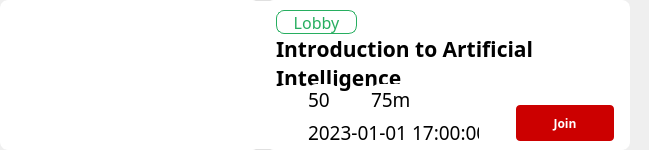
<?xml version="1.0" encoding="UTF-8"?>
<ui version="4.0">
 <class>RoomItem</class>
 <widget class="QWidget" name="RoomItem">
  <property name="geometry">
   <rect>
    <x>0</x>
    <y>0</y>
    <width>649</width>
    <height>150</height>
   </rect>
  </property>
  <property name="minimumSize">
   <size>
    <width>632</width>
    <height>150</height>
   </size>
  </property>
  <property name="maximumSize">
   <size>
    <width>16777215</width>
    <height>300</height>
   </size>
  </property>
  <property name="windowTitle">
   <string>Form</string>
  </property>
  <property name="styleSheet">
   <string notr="true"/>
  </property>
  <widget class="QWidget" name="widget_3" native="true">
   <property name="geometry">
    <rect>
     <x>0</x>
     <y>0</y>
     <width>630</width>
     <height>150</height>
    </rect>
   </property>
   <property name="styleSheet">
    <string notr="true">#widget_3  {
	border: 1px solid rgb(224, 224, 224);
}
QWidget {
	background-color: #fff;
	border-radius: 8px;
}</string>
   </property>
   <layout class="QHBoxLayout" name="horizontalLayout">
    <property name="leftMargin">
     <number>0</number>
    </property>
    <property name="topMargin">
     <number>0</number>
    </property>
    <property name="rightMargin">
     <number>0</number>
    </property>
    <property name="bottomMargin">
     <number>0</number>
    </property>
    <item>
     <widget class="QWidget" name="widget_2" native="true">
      <property name="enabled">
       <bool>true</bool>
      </property>
      <property name="sizePolicy">
       <sizepolicy hsizetype="Preferred" vsizetype="Preferred">
        <horstretch>5</horstretch>
        <verstretch>0</verstretch>
       </sizepolicy>
      </property>
      <property name="maximumSize">
       <size>
        <width>16777215</width>
        <height>16777215</height>
       </size>
      </property>
      <property name="styleSheet">
       <string notr="true">border: none;</string>
      </property>
      <widget class="QLabel" name="label">
       <property name="geometry">
        <rect>
         <x>60</x>
         <y>0</y>
         <width>151</width>
         <height>151</height>
        </rect>
       </property>
       <property name="styleSheet">
        <string notr="true">background-color: none;</string>
       </property>
       <property name="text">
        <string/>
       </property>
       <property name="pixmap">
        <pixmap resource="resource.qrc">:/img/img/exam.png</pixmap>
       </property>
       <property name="scaledContents">
        <bool>true</bool>
       </property>
      </widget>
     </widget>
    </item>
    <item>
     <widget class="QWidget" name="widget" native="true">
      <property name="sizePolicy">
       <sizepolicy hsizetype="Preferred" vsizetype="Preferred">
        <horstretch>7</horstretch>
        <verstretch>0</verstretch>
       </sizepolicy>
      </property>
      <property name="styleSheet">
       <string notr="true"/>
      </property>
      <widget class="QLabel" name="nameLabel">
       <property name="geometry">
        <rect>
         <x>10</x>
         <y>34</y>
         <width>341</width>
         <height>61</height>
        </rect>
       </property>
       <property name="font">
        <font>
         <family>Source Sans 3</family>
         <pointsize>16</pointsize>
         <weight>75</weight>
         <bold>true</bold>
         <stylestrategy>PreferAntialias</stylestrategy>
         <kerning>false</kerning>
        </font>
       </property>
       <property name="text">
        <string>Introduction to Artificial Intelligence</string>
       </property>
       <property name="alignment">
        <set>Qt::AlignLeading|Qt::AlignLeft|Qt::AlignTop</set>
       </property>
       <property name="wordWrap">
        <bool>true</bool>
       </property>
      </widget>
      <widget class="QLabel" name="label_3">
       <property name="geometry">
        <rect>
         <x>10</x>
         <y>10</y>
         <width>81</width>
         <height>24</height>
        </rect>
       </property>
       <property name="font">
        <font>
         <family>Source Sans 3</family>
         <pointsize>12</pointsize>
        </font>
       </property>
       <property name="autoFillBackground">
        <bool>false</bool>
       </property>
       <property name="styleSheet">
        <string notr="true">border:1px solid rgb(39, 174, 96);
color: rgb(39, 174, 96);
border-radius: 8px;</string>
       </property>
       <property name="text">
        <string>Lobby</string>
       </property>
       <property name="alignment">
        <set>Qt::AlignCenter</set>
       </property>
      </widget>
      <widget class="QLabel" name="label_4">
       <property name="geometry">
        <rect>
         <x>10</x>
         <y>85</y>
         <width>28</width>
         <height>30</height>
        </rect>
       </property>
       <property name="text">
        <string/>
       </property>
       <property name="pixmap">
        <pixmap resource="resource.qrc">:/img/img/group.svg</pixmap>
       </property>
       <property name="scaledContents">
        <bool>true</bool>
       </property>
      </widget>
      <widget class="QLabel" name="label_6">
       <property name="geometry">
        <rect>
         <x>80</x>
         <y>89</y>
         <width>20</width>
         <height>20</height>
        </rect>
       </property>
       <property name="text">
        <string/>
       </property>
       <property name="pixmap">
        <pixmap resource="resource.qrc">:/img/img/clock.svg</pixmap>
       </property>
       <property name="scaledContents">
        <bool>true</bool>
       </property>
      </widget>
      <widget class="QLabel" name="capacityLabel">
       <property name="geometry">
        <rect>
         <x>42</x>
         <y>84</y>
         <width>30</width>
         <height>30</height>
        </rect>
       </property>
       <property name="font">
        <font>
         <family>Source Sans 3</family>
         <pointsize>14</pointsize>
        </font>
       </property>
       <property name="text">
        <string>50</string>
       </property>
      </widget>
      <widget class="QLabel" name="timeLimitLabel">
       <property name="geometry">
        <rect>
         <x>105</x>
         <y>84</y>
         <width>41</width>
         <height>30</height>
        </rect>
       </property>
       <property name="font">
        <font>
         <family>Source Sans 3</family>
         <pointsize>14</pointsize>
        </font>
       </property>
       <property name="text">
        <string>75m</string>
       </property>
      </widget>
      <widget class="QPushButton" name="joinPushButton">
       <property name="geometry">
        <rect>
         <x>250</x>
         <y>105</y>
         <width>98</width>
         <height>36</height>
        </rect>
       </property>
       <property name="font">
        <font>
         <family>Source Sans 3</family>
         <weight>75</weight>
         <bold>true</bold>
        </font>
       </property>
       <property name="cursor">
        <cursorShape>PointingHandCursor</cursorShape>
       </property>
       <property name="styleSheet">
        <string notr="true">#joinPushButton {
	background-color: rgb(204, 0, 0);
	border-radius: 4px;
	color: #fff;
	border: none;
}
#joinPushButton:hover {
	border: 1px solid rgb(204, 0, 0);
	color: rgb(204, 0, 0);
	background: none;
}</string>
       </property>
       <property name="text">
        <string>Join</string>
       </property>
      </widget>
      <widget class="QLabel" name="label_7">
       <property name="geometry">
        <rect>
         <x>15</x>
         <y>120</y>
         <width>18</width>
         <height>18</height>
        </rect>
       </property>
       <property name="text">
        <string/>
       </property>
       <property name="pixmap">
        <pixmap resource="resource.qrc">:/img/img/calendar.svg</pixmap>
       </property>
       <property name="scaledContents">
        <bool>true</bool>
       </property>
      </widget>
      <widget class="QLabel" name="startTimeLabel">
       <property name="geometry">
        <rect>
         <x>42</x>
         <y>117</y>
         <width>171</width>
         <height>30</height>
        </rect>
       </property>
       <property name="font">
        <font>
         <family>Source Sans 3</family>
         <pointsize>14</pointsize>
        </font>
       </property>
       <property name="text">
        <string>2023-01-01 17:00:00</string>
       </property>
      </widget>
      <widget class="QLabel" name="lockLabel">
       <property name="geometry">
        <rect>
         <x>320</x>
         <y>10</y>
         <width>22</width>
         <height>22</height>
        </rect>
       </property>
       <property name="text">
        <string/>
       </property>
       <property name="pixmap">
        <pixmap resource="resource.qrc">:/img/img/lock-red.svg</pixmap>
       </property>
       <property name="scaledContents">
        <bool>true</bool>
       </property>
      </widget>
     </widget>
    </item>
   </layout>
  </widget>
 </widget>
 <resources>
  <include location="resource.qrc"/>
 </resources>
 <connections/>
</ui>
